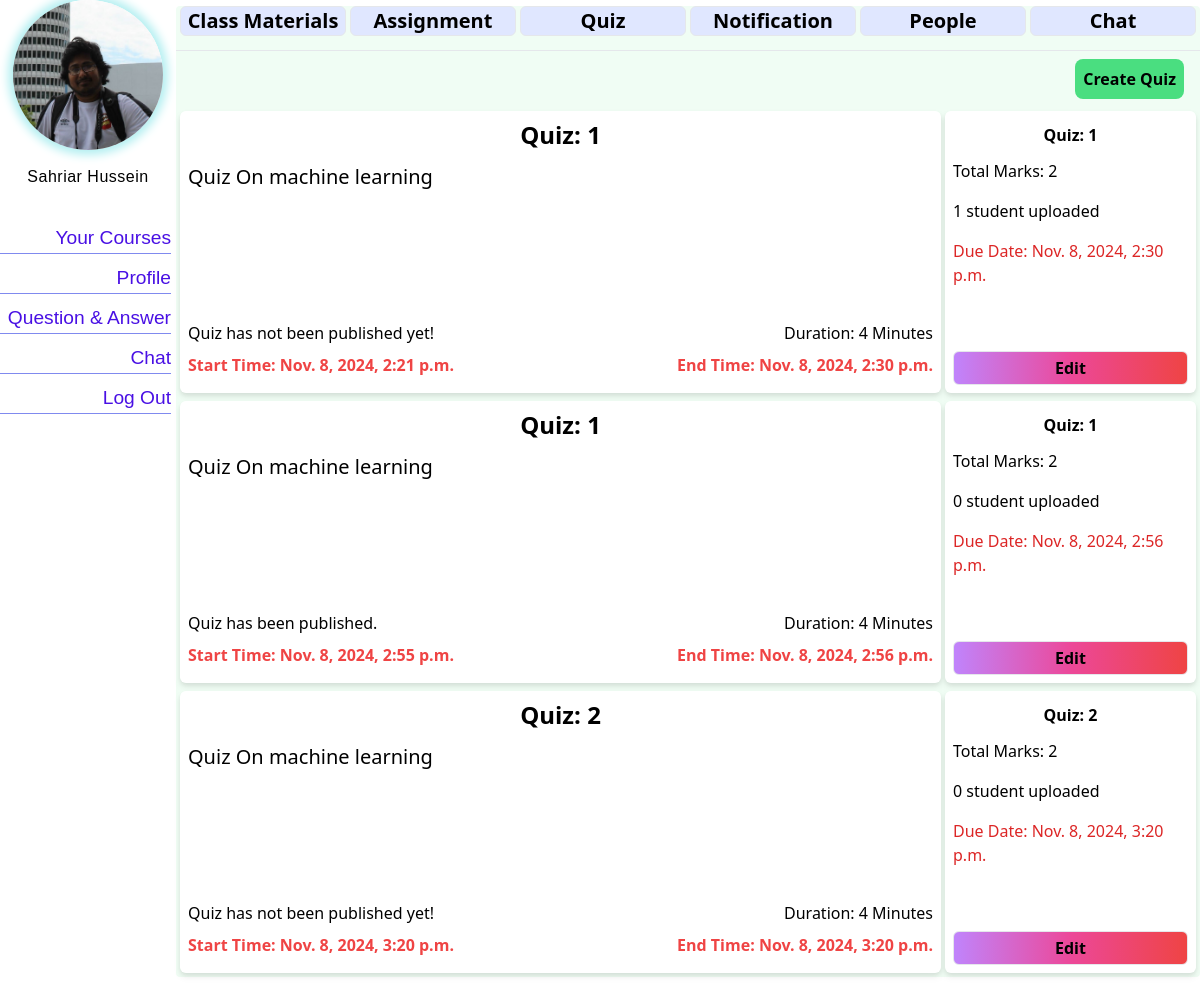
The app's page /course/2/teacher_quizes/ (signed in) with its own data.
### teacher/models.py (models this page shows, shortened)
class Teacher(models.Model):
  user=models.OneToOneField(User,on_delete=models.CASCADE,related_name='teacher_profile')
  teacher_id=models.IntegerField(
        unique=True,
        validators=[MinValueValidator(10000), MaxValueValidator(99999)],  # Ensure it's a 5-digit number
        blank=True
  )
  fullname = models.CharField(max_length=120, blank=True)
  dob = models.DateField(blank=True,null=True)
  profile_pic = models.ImageField(upload_to='profile_pics/teacher', blank=True)
  profile_type = models.CharField(max_length=20, default="Teacher")

### courses/models.py (models this page shows, shortened)
class CourseQuiz(models.Model):
    course = models.ForeignKey(Course, on_delete=models.CASCADE, related_name='quizzes')
    title = models.CharField(max_length=30)
    quiz_number=models.PositiveSmallIntegerField(default=0)
    total_marks = models.IntegerField()
    duration = models.PositiveIntegerField(blank=False)
    start_time = models.DateTimeField(blank=False)  # Field for the start time
    end_time = models.DateTimeField(blank=False)    # Field for the end time
    publish_status=models.BooleanField(default=False)

### courses/views.py (the view)
# urls.py: path('teacher_quizes/',views.tquizes,name="tquizes"),
@login_required
def tquizes(request,pk):
    course=get_object_or_404(Course,pk=pk)
    quizes=CourseQuiz.objects.filter(course=course)
    return render(request,'course/tquizes.html',context={
        'course':course,
        'quizes':quizes,
    })

### e_Learning_Application/context_processors.py (called while the page is built)
def profile_context(request):
    context = {
    }
    if request.user.is_authenticated:
        student_profile = getattr(request.user, 'student_profile', None)
        teacher_profile = getattr(request.user, 'teacher_profile', None)
        if student_profile:
            context={
                'profile': student_profile,
                'is_student': True,
                'id': student_profile.student_id,
                'base_template': "stdbase.html"
            }
        elif teacher_profile:
            context={
                'profile': teacher_profile,
                'is_teacher': True,
                'id': teacher_profile.teacher_id,
                'base_template': "tchbase.html"
            }
    return context

### templates/course/tquizes.html (shortened to what this page needs)
{% extends 'course/courseDetails.html' %}
{% load static %}
{% block course_content %}
<div class="rounded-lg fixed right-2 m-2  w-auto p-2 bg-green-400">
 <a class=" text-black text-center font-semibold" href="{%url 'courses:create_quiz' pk=course.pk %}">Create Quiz</a>
</div>
{% if quizes %}
<div class="mt-14">
{% for q in quizes %}
 <div class="grid grid-cols-4 gap-1 drop-shadow-md p-1 rounded-md">
    <div class="col-span-3 bg-white rounded-md p-2 flex flex-col">
        <div class="text-center text-2xl text-black font-semibold">
            Quiz: {{ q.quiz_number }}
        </div>
        <div class="text-xl my-3 flex-grow">
            {{ q.title }}
        </div>
        <div class="flex justify-between font-medium my-2">
            <div>
                {% if q.publish_status %}
                Quiz has been published.
                {% else %}
                Quiz has not been published yet!
                {% endif %}
            </div>
            <div>
                Duration: {{ q.duration }} Minutes
            </div>
        </div>
        <div class="flex justify-between text-red-500 font-bold mb-2">
            <div>
                Start Time: {{ q.start_time }}
            </div>
            <div>
                End Time: {{ q.end_time }}
            </div>
        </div>
    </div>
    <div class="col-span-1 bg-white rounded-md p-2 flex flex-col">
        <div class="text-center font-semibold my-1 ">Quiz: {{ q.quiz_number }}</div>
        <div class="my-2">Total Marks: {{ q.total_marks }}</div>
        <div class="my-2">{{q.quiz_results.count}} student uploaded</div>
        <div class="text-red-600 text-left my-2">Due Date: {{ q.end_time }}</div>
        <div class="w-full mt-14 text-center border rounded-md bg-gradient-to-r from-purple-400 via-pink-500 to-red-500 h-auto font-semibold p-1">
           <a href="#"> Edit</a>
        </div>
    </div>
  </div>
{% endfor %}
</div>
{%else%}
<div class="bg-red-400 mx-auto w-2/5 p-1 my-1 rounded-md">
  <h1 class="font-bold text-center">No Quizes Found!!</h1>
</div>
{%endif%}
{%endblock%}

### templates/tchbase.html (shortened to what this page needs)
{%load static %}
{% load static tailwind_tags %}
{% load custom_filters %}
<!DOCTYPE html>
<html lang="en">
<head>
  <link rel="stylesheet" href="{% static 'css/stdbase.css'%}">
  {% tailwind_css %}
</head>
<body>
  <div class="nav_container">
    <div class="img_container">
      <img src="/media/{{profile.profile_pic}}" alt="User Photo">
    </div>
    <div class="user_info">
    <h3>{{profile.fullname}}</h3>
    </div>
    <div class="nav_actionbar">
       <a class='action_box' href="{% url 'teacher:tchHomePage' teacher_id=id %}">Your Courses</a>
       <a class='action_box' href="{%url 'user_profile:user_profile'%}">Profile</a>
       <a class='action_box' href="{% url 'qna:qna' %}">Question & Answer</a>
       <a class='action_box' href="#">Chat</a>
       <a class='action_box' href="{%url 'user_handle:userLogout'%}">Log Out</a>
    </div>
  </div>
  {%block content%}{%endblock%}
</body>
</html>

### static/css/stdbase.css (style rules this page uses)
body { display: flex; flex-direction: row; justify-content: flex-start; margin: 0; border-radius: 5px; }
.nav_container { display: flex; flex-direction: column; align-items: center; height: 100vh; width: 15vw; background-color:white; border-radius: 5px; }
.user_info { margin-top: 10px; margin-bottom: 30px; border-radius: 15px; }
.user_info h3 { color: rgb(0, 1, 1); letter-spacing: 0.5px; margin: 0px; text-align: center; }
.img_container { width: 100%; height: 200px; background-color: auto; display: flex; justify-content: center; border-radius: 15px; }
.img_container img { width: 150px; height: 150px; border-radius: 300px; box-shadow: 0 0 10px 5px rgb(179, 239, 241) ; margin-bottom: 5px; }
.nav_actionbar { display: flex; flex-direction: column; justify-content: flex-start; align-items: flex-end; background-color: auto; width: 100%; height: 100vh; background-color: white; border-radius: 10px; }
.nav_actionbar a { height: 30px; background-color: none; text-decoration: none; font-size: larger; font-weight: 500; color: rgb(73, 16, 228); border-bottom: 1px solid rgb(128, 138, 239); margin: 5px; font-family: 'Trebuchet MS', 'Lucida Sans Unicode', 'Lucida Grande', 'Lucida Sans', Arial, sans-serif; }
.action_box { height: 20px; width: 100%; background-color:auto; text-align: end; }
.card_child_1 h2,h3 { font-weight: 800; font-family: 'Trebuchet MS', 'Lucida Sans Unicode', 'Lucida Grande', 'Lucida Sans', Arial, sans-serif; margin-top: 0px; font-size:medium ; }

### records on screen
Teacher: profile_pic (picture), fullname "Sahriar Hussein"
CourseQuiz: quiz_number "1", title "Quiz On machine learning", publish_status "Quiz has not been published yet!", duration "4", start_time "Nov. 8, 2024, 2:21 p.m.", end_time "Nov. 8, 2024, 2:30 p.m.", total_marks "2", quiz_results.count "1"
CourseQuiz: quiz_number "1", title "Quiz On machine learning", publish_status "Quiz has been published.", duration "4", start_time "Nov. 8, 2024, 2:55 p.m.", end_time "Nov. 8, 2024, 2:56 p.m.", total_marks "2", quiz_results.count "0"
CourseQuiz: quiz_number "2", title "Quiz On machine learning", publish_status "Quiz has not been published yet!", duration "4", start_time "Nov. 8, 2024, 3:20 p.m.", end_time "Nov. 8, 2024, 3:20 p.m.", total_marks "2", quiz_results.count "0"
